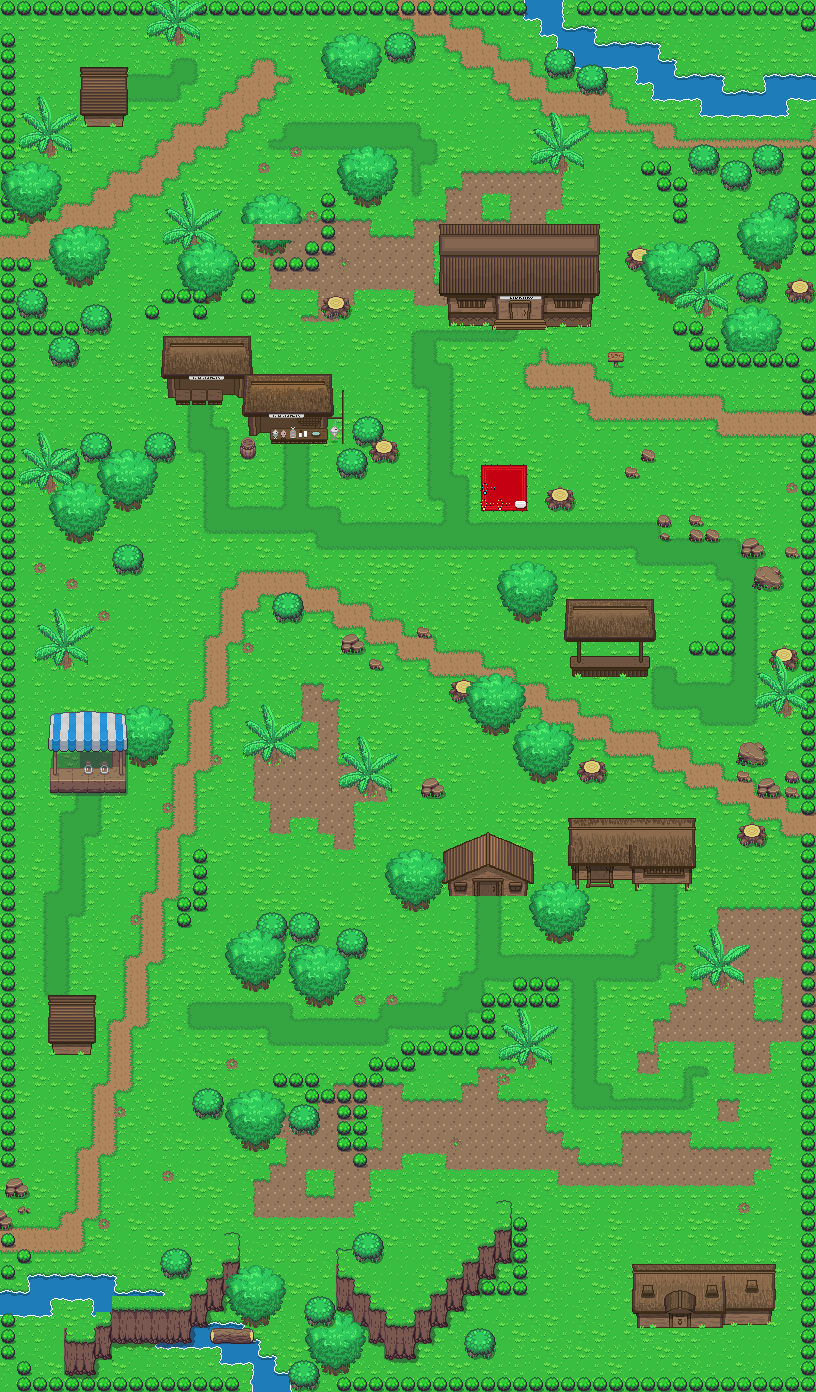

Tiled map render using the project's own tile images. Description and the map definition, with tile-layer contents summarised, below:
An orthogonal 51x87 tile map with 16x16 px tiles, 10 tile layers (Base, Barrier, Cliff, Objects 1, ...), 2 tilesets.

<map version="1.0.0" orientation="orthogonal" renderorder="left-down" width="51" height="87" tilewidth="16" tileheight="16" nextobjectid="1">
 <properties>
  <property name="unity:sortingLayerName" value="AbovePlayer" />
 </properties>
 <tileset firstgid="1" source="../Tileset/Overworld.tsx" />
 <tileset firstgid="1729" source="../Tileset/Building.tsx" />
 <layer name="Base" width="51" height="87">
  <data>[4437 cells, 4436 non-empty, 59 distinct tile ids]</data>
 </layer>
 <layer name="Barrier" width="51" height="87">
  <data>[4437 cells, 236 non-empty, 1 distinct tile ids]</data>
 </layer>
 <layer name="Cliff" width="51" height="87">
  <data>[4437 cells, 118 non-empty, 18 distinct tile ids]</data>
 </layer>
 <layer name="Objects 1" width="51" height="87">
  <data>[4437 cells, 74 non-empty, 34 distinct tile ids]</data>
 </layer>
 <layer name="Plants" width="51" height="87">
  <data>[4437 cells, 379 non-empty, 18 distinct tile ids]</data>
 </layer>
 <layer name="Buildings 1" width="51" height="87">
  <data>[4437 cells, 239 non-empty, 230 distinct tile ids]</data>
 </layer>
 <layer name="Buildings 2" width="51" height="87">
  <data>[4437 cells, 28 non-empty, 28 distinct tile ids]</data>
 </layer>
 <layer name="Objects 2" width="51" height="87">
  <data>[4437 cells, 44 non-empty, 9 distinct tile ids]</data>
 </layer>
 <layer name="Plants 2" width="51" height="87">
  <data>[4437 cells, 18 non-empty, 1 distinct tile ids]</data>
 </layer>
 <layer name="Above Player" width="51" height="87">
  <properties>
   <property name="unity:sortingLayerName" value="AbovePlayer" />
  </properties>
  <data>[4437 cells, 438 non-empty, 115 distinct tile ids]</data>
 </layer>
</map>
